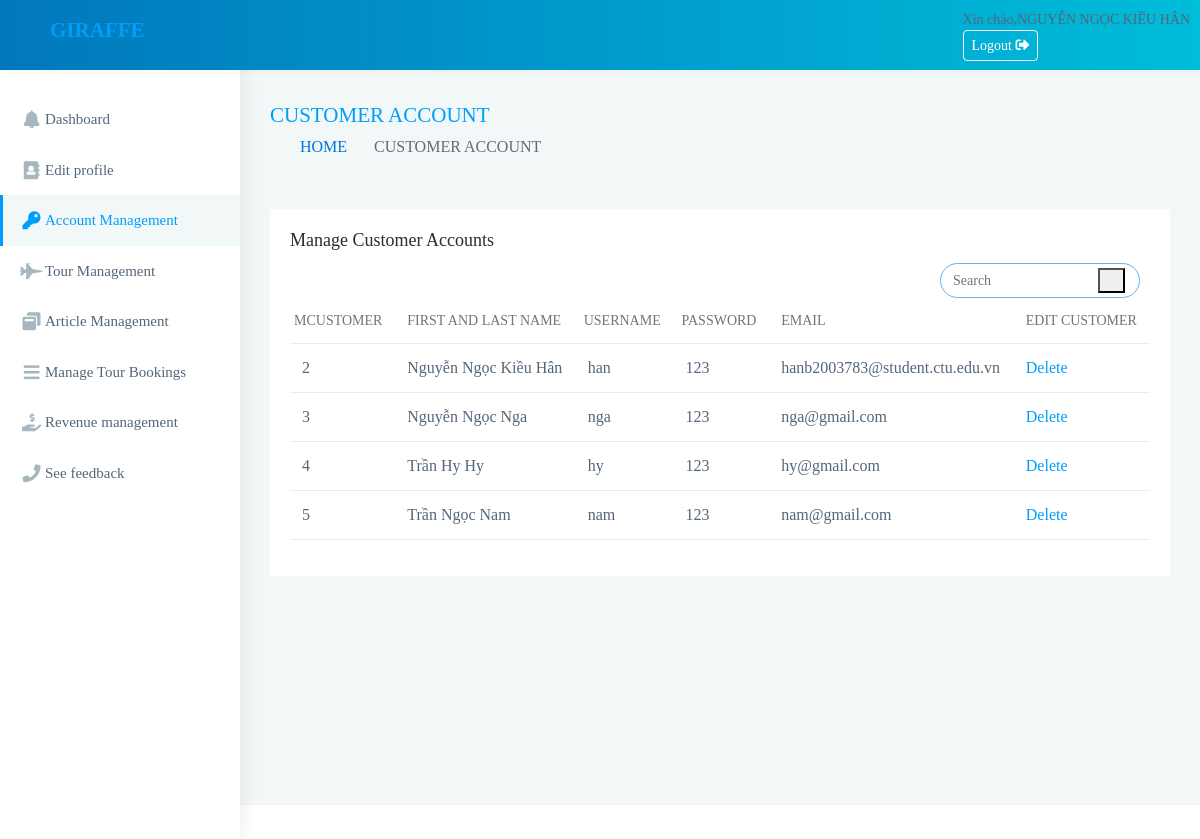
The app's page /admin/qtv/dsKhachhang.php (signed in) with its own data.
### tables this page shows
CREATE TABLE `khachhang` (
  `KH_MA` int(11) NOT NULL,
  `KH_HOTEN` varchar(150) NOT NULL,
  `KH_EMAIL` varchar(150) NOT NULL,
  `KH_SDT` varchar(10) NOT NULL,
  `KH_DIACHI` text NOT NULL,
  `KH_USERNAME` varchar(100) NOT NULL,
  `KH_PASSWORD` varchar(10) NOT NULL
);

### admin/qtv/dsKhachhang.php (the view, shortened to what this page needs)
<?php
include('header.php');
include('connect.php');
$sql = "SELECT * FROM khachhang";
$result = $conn->query($sql);
?>
<div class="page-wrapper">
    <div class="page-breadcrumb">
        <div class="row align-items-center">
            <div class="col-md-6 col-8 align-self-center">
                <h3 class="page-title mb-0 p-0">CUSTOMER ACCOUNT</h3>
                <div class="d-flex align-items-center">
                    <nav aria-label="breadcrumb">
                        <ol class="breadcrumb">
                            <li class="breadcrumb-item"><a href="#">HOME</a></li>
                            <li class="breadcrumb-item active" aria-current="page">CUSTOMER ACCOUNT</li>
                        </ol>
                    </nav>
                </div>
            </div>
        </div>
    </div>
    <div class="container-fluid">
        <div class="row">
            <div class="col-sm-12">
                <div class="card">
                    <div class="card-body">
                        <h4 class="card-title">Manage Customer Accounts</h4>
                        <div class="text-end">
                            <form class="app-search ps-3" method="post" action="">
                                <input type="text" class="form-control" placeholder="Search" name="search">
                                <button type="submit" class="srh-btn"><i class="ti-search"></i></button>
                            </form>
                        </div>
                        <div class="table-responsive">
                            <table class="table user-table no-wrap">
                                <thead>
                                    <tr>
                                        <th
                                            class="text-uppercase text-secondary text-xxs font-weight-bolder opacity-7 ps-1">
                                            MCustomer</th>
                                        <th class="text-uppercase text-secondary text-xxs font-weight-bolder opacity-7">
                                            First and last name</th>
                                        <th
                                            class="text-uppercase text-secondary text-xxs font-weight-bolder opacity-7 ps-2">
                                            Username</th>
                                        <th
                                            class="text-uppercase text-secondary text-xxs font-weight-bolder opacity-7 ps-2">
                                            Password</th>
                                        <th class="text-uppercase text-secondary text-xxs font-weight-bolder opacity-7">
                                            Email</th>
                                        <th class="text-uppercase text-secondary text-xxs font-weight-bolder opacity-7">
                                            Edit customer</th>
                                    </tr>
                                </thead>
                                <tbody>
                                    <?php
                                    if ($result->num_rows > 0) {
                                        while ($row = $result->fetch_assoc()) {
                                            echo "<tr>";
                                            echo "<td>" . $row["KH_MA"] . "</td>";
                                            echo "<td>" . $row["KH_HOTEN"] . "</td>";
                                            echo "<td>" . $row["KH_USERNAME"] . "</td>";
                                            echo "<td>" . $row["KH_PASSWORD"] . "</td>";
                                            echo "<td>" . $row["KH_EMAIL"] . "</td>";
                                            echo "<td><a onclick='return confirm(\"Bạn có chắc muốn xóa không???\")' href='xoaKhachhang.php?KHID=" . $row["KH_MA"] . "'>Delete</a></td>";
                                            echo "</tr>";
                                        }
                                    } else {
                                        echo "<tr><td colspan='6'>Không tìm thấy kết quả.</td></tr>";
                                    }
                                    ?>
                                </tbody>
                            </table>
                        </div>
                    </div>
                </div>
            </div>
        </div>
    </div>
    <?php
    include('footer.php');
    ?>

### records on screen
khachhang: KH_MA "2", KH_HOTEN "Nguyễn Ngọc Kiều Hân", KH_USERNAME "han", KH_PASSWORD "123", KH_EMAIL "hanb2003783@student.ctu.edu.vn"
khachhang: KH_MA "3", KH_HOTEN "Nguyễn Ngọc Nga", KH_USERNAME "nga", KH_PASSWORD "123", KH_EMAIL "nga@gmail.com"
khachhang: KH_MA "4", KH_HOTEN "Trần Hy Hy", KH_USERNAME "hy", KH_PASSWORD "123", KH_EMAIL "hy@gmail.com"
khachhang: KH_MA "5", KH_HOTEN "Trần Ngọc Nam", KH_USERNAME "nam", KH_PASSWORD "123", KH_EMAIL "nam@gmail.com"

### other values on screen
$_SESSION["ND_HOTEN"] "NGUYỄN NGỌC KIỀU HÂN"
